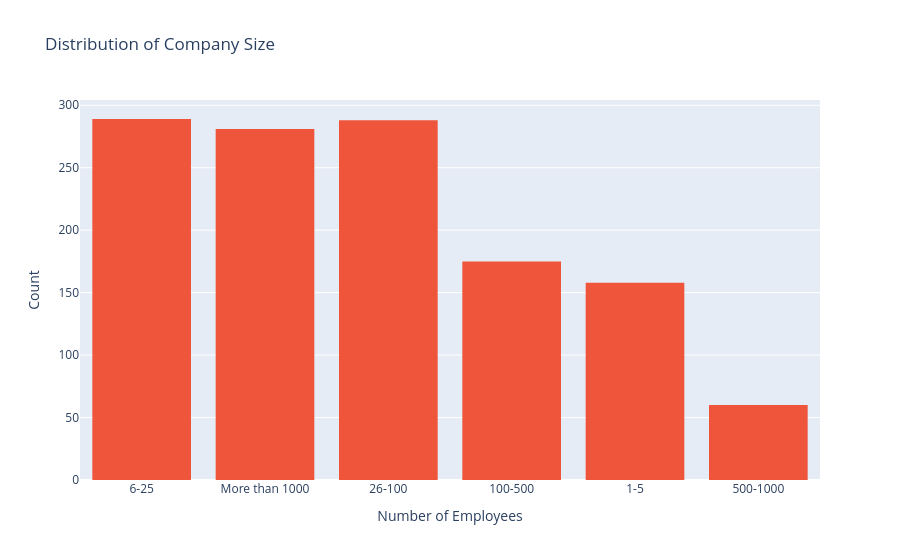

The code cell stored with this chart in its notebook:
### Code cell
# Chart 4: Company Size Distribution
fig = px.histogram(df_clean, x='no_employees',
                   title='Distribution of Company Size',
                   color_discrete_sequence=['#EF553B'])
fig.update_layout(xaxis_title='Number of Employees', yaxis_title='Count')
fig.show()

### Figure 1 — Plotly figure (JSON) as saved in the notebook; plotly's stock layout.template omitted (floating-point values rounded to 4 significant figures; data arrays with more than 128 entries replaced by an {"elided": "..."} marker saying what was removed)
{"data": [{"bingroup": "x", "hovertemplate": "no_employees=%{x}<br>count=%{y}<extra></extra>", "legendgroup": "", "marker": {"color": "#EF553B", "pattern": {"shape": ""}}, "name": "", "orientation": "v", "showlegend": false, "type": "histogram", "x": {"elided": "1251 str values"}, "xaxis": "x", "yaxis": "y"}], "layout": {"barmode": "relative", "legend": {"tracegroupgap": 0}, "title": {"text": "Distribution of Company Size"}, "xaxis": {"anchor": "y", "domain": [0, 1], "title": {"text": "Number of Employees"}}, "yaxis": {"anchor": "x", "domain": [0, 1], "title": {"text": "Count"}}}}
